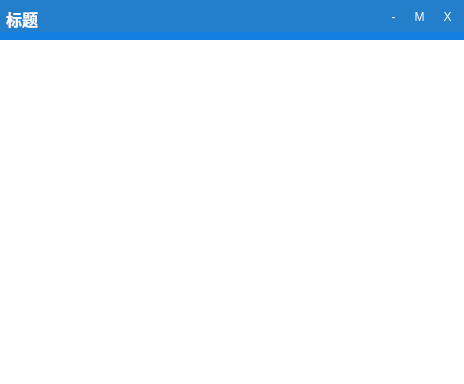
<?xml version="1.0" encoding="UTF-8"?>
<ui version="4.0">
 <class>CustomDialog</class>
 <widget class="QDialog" name="CustomDialog">
  <property name="geometry">
   <rect>
    <x>0</x>
    <y>0</y>
    <width>464</width>
    <height>384</height>
   </rect>
  </property>
  <property name="windowTitle">
   <string>Dialog</string>
  </property>
  <property name="styleSheet">
   <string notr="true">#toolButton_d_min,
#toolButton_d_reset_max,
#toolButton_d_close{
	background-color: none;
    border:none;
	color: #ffffff;
    padding: 2px 2px 2px 2px;
}

#toolButton_d_min:hover,
#toolButton_d_reset_max:hover
{
	background-color: #2e9eea;
}

#toolButton_d_close:hover,
#toolButton_d_close:pressed
{
	color: #dc0000;
	background-color: #2e9eea;
}

#dialog_title{
	background-image: url(:/images/title.png);
	background-color: #237fca;
	color: #ffffff;
	border-bottom: 8px solid #117ee0; 
}

#label_d_title{
	color: #ffffff;
	font-weight:bold;
	font-size:16px;
}

/* 自定义Dialog的内容区域 */
#widget_main{
	background-color: rgb(255, 255, 255);
}</string>
  </property>
  <layout class="QGridLayout" name="gridLayout">
   <property name="leftMargin">
    <number>0</number>
   </property>
   <property name="topMargin">
    <number>0</number>
   </property>
   <property name="rightMargin">
    <number>0</number>
   </property>
   <property name="bottomMargin">
    <number>0</number>
   </property>
   <property name="spacing">
    <number>0</number>
   </property>
   <item row="0" column="0">
    <widget class="QWidget" name="dialog_title" native="true">
     <property name="sizePolicy">
      <sizepolicy hsizetype="Preferred" vsizetype="Fixed">
       <horstretch>0</horstretch>
       <verstretch>0</verstretch>
      </sizepolicy>
     </property>
     <property name="minimumSize">
      <size>
       <width>0</width>
       <height>40</height>
      </size>
     </property>
     <property name="maximumSize">
      <size>
       <width>16777215</width>
       <height>40</height>
      </size>
     </property>
     <layout class="QGridLayout" name="gridLayout_2">
      <property name="leftMargin">
       <number>6</number>
      </property>
      <property name="topMargin">
       <number>6</number>
      </property>
      <property name="rightMargin">
       <number>6</number>
      </property>
      <item row="0" column="0">
       <widget class="QLabel" name="label_d_title">
        <property name="text">
         <string>标题</string>
        </property>
       </widget>
      </item>
      <item row="0" column="1">
       <spacer name="horizontalSpacer">
        <property name="orientation">
         <enum>Qt::Horizontal</enum>
        </property>
        <property name="sizeHint" stdset="0">
         <size>
          <width>322</width>
          <height>20</height>
         </size>
        </property>
       </spacer>
      </item>
      <item row="0" column="2">
       <layout class="QVBoxLayout" name="verticalLayout">
        <item>
         <layout class="QHBoxLayout" name="horizontalLayout">
          <item>
           <widget class="QToolButton" name="toolButton_d_min">
            <property name="text">
             <string>-</string>
            </property>
           </widget>
          </item>
          <item>
           <widget class="QToolButton" name="toolButton_d_reset_max">
            <property name="text">
             <string>M</string>
            </property>
           </widget>
          </item>
          <item>
           <widget class="QToolButton" name="toolButton_d_close">
            <property name="text">
             <string>X</string>
            </property>
           </widget>
          </item>
         </layout>
        </item>
        <item>
         <spacer name="verticalSpacer">
          <property name="orientation">
           <enum>Qt::Vertical</enum>
          </property>
          <property name="sizeHint" stdset="0">
           <size>
            <width>20</width>
            <height>40</height>
           </size>
          </property>
         </spacer>
        </item>
       </layout>
      </item>
     </layout>
    </widget>
   </item>
   <item row="1" column="0">
    <widget class="QWidget" name="widget_main" native="true"/>
   </item>
  </layout>
 </widget>
 <resources/>
 <connections/>
</ui>
